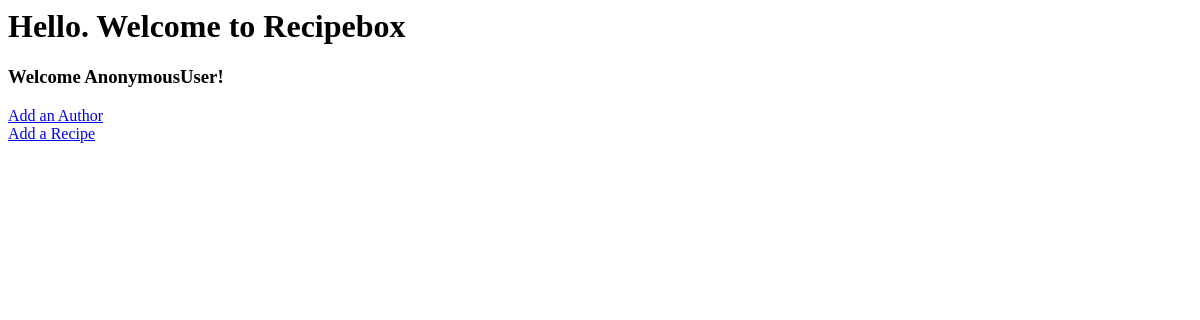
/, run on an earlier commit of the app's database.
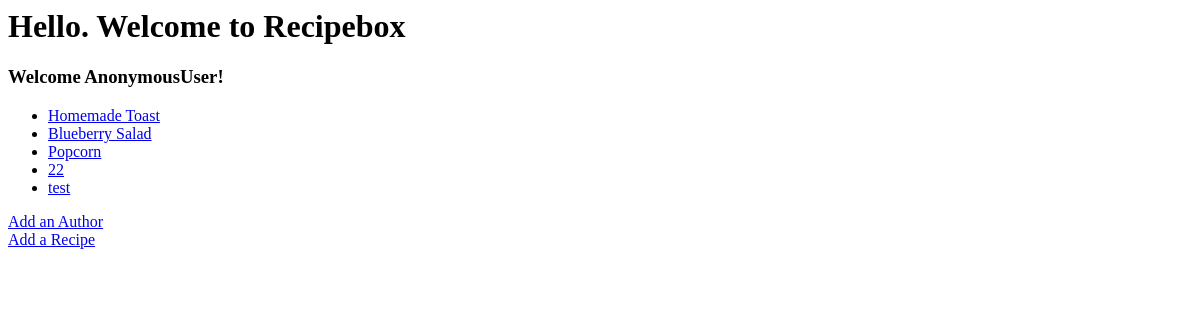
And on a later commit of the database.
### recipes/models.py (models this page shows, shortened)
class Recipe(models.Model):
    title = models.CharField(max_length=50)
    description = models.TextField()
    time_required = models.CharField(max_length=50)
    instructions = models.TextField()
    author = models.ForeignKey(Author, on_delete=models.CASCADE)

### recipes/views.py (the view)
# urls.py: path('', index, name='homepage'),
def index(request):
    my_recipes = Recipe.objects.all()
    return render(request, "index.html", {"recipes": my_recipes, "recipebox": "Welcome to Recipebox"})

### templates/index.html
<div class = "container">
    <h1>Hello. {{ recipebox }}</h1>
    <h3>Welcome {{ request.user }}!</h2>
    <ul>
        {% for recipe in recipes %}
        <li>
            <a href="recipe/{{recipe.id}}/">{{ recipe.title }}</a>
        </li>
        {% endfor %}
    </ul>
    <a href="addauthor/">Add an Author</a>
    <br>
    <a href="addrecipe/">Add a Recipe</a>
</div>

What changed in the data, as far as the page shows it:
added Recipe: title "Homemade Toast"
added Recipe: title "Blueberry Salad"
added Recipe: title "Popcorn"
added Recipe: title "22"
added Recipe: title "test"
